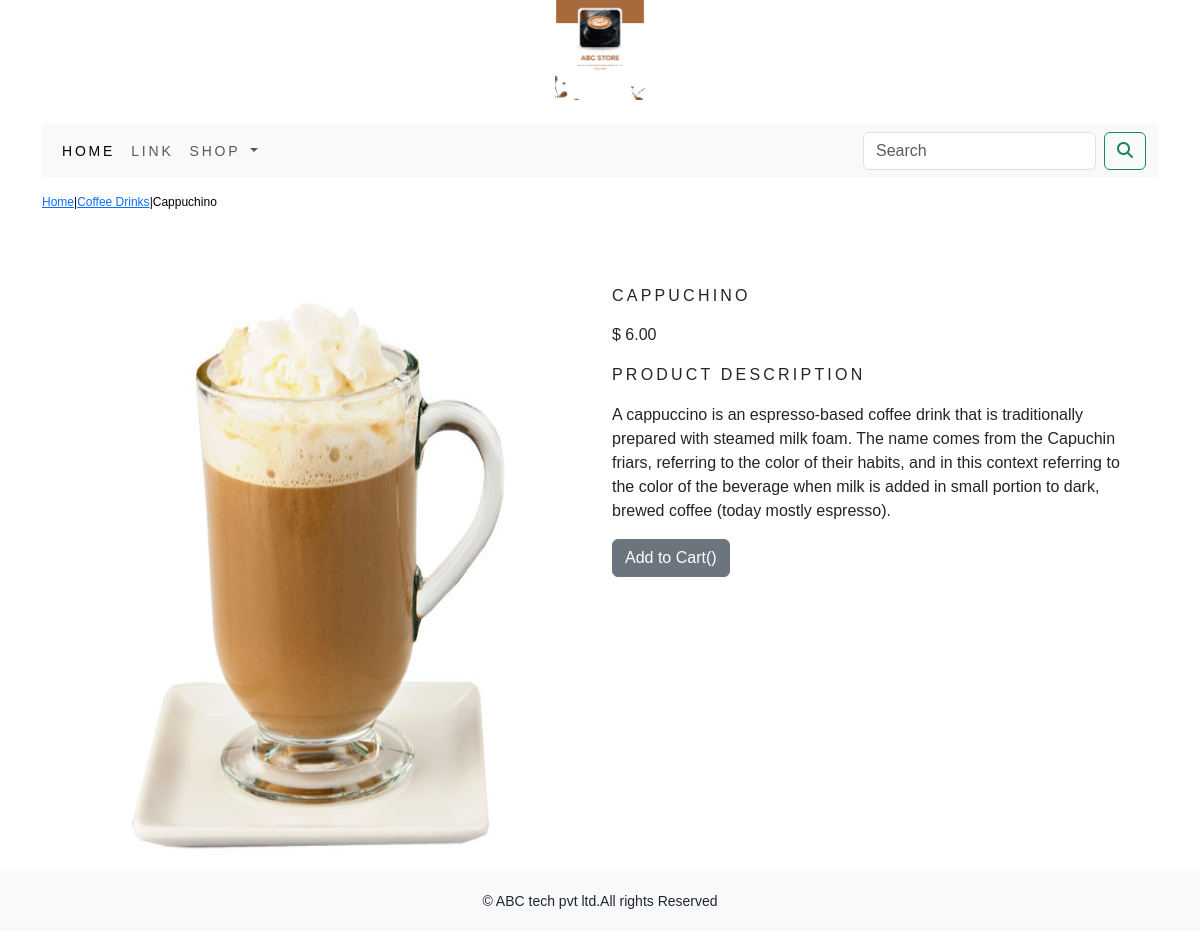
Page /shop/coffee-drinks/cappuchino/ on the committed database.
### shop/models.py (models this page shows, shortened)
class Product(models.Model):
    name=models.CharField(max_length=250,unique=True)
    slug=models.SlugField(max_length=250,unique=True)
    description = models.TextField(blank=True)
    image = models.ImageField(upload_to='product', blank=True)
    price=models.DecimalField(max_digits=10,decimal_places=2)
    category=models.ForeignKey(Category,on_delete=models.CASCADE)
    stock=models.IntegerField()
    available=models.BooleanField(default=True)
    created=models.DateTimeField(auto_now_add=True)
    updated=models.DateTimeField(auto_now=True)
    class Meta:
        ordering = ('name',)
        verbose_name = 'product'
        verbose_name_plural = 'products'

class Category(models.Model):
    name=models.CharField(max_length=250,unique=True)
    slug=models.SlugField(max_length=250,unique=True)
    description=models.TextField(blank=True)
    image=models.ImageField(upload_to='category',blank=True)
    class Meta:
        ordering=('name',)
        verbose_name='category'
        verbose_name_plural='categories'
    def get_url(self):
        return reverse('shop:products_by_category',args=[self.slug])

### shop/views.py (the view)
# urls.py: path('<slug:c_slug>/<slug:product_slug>/',views.ProDetails,name='ProDetails'),
def ProDetails(request,c_slug,product_slug):
    try:
        product=Product.objects.get(category__slug=c_slug,slug=product_slug)
    except Exception as e:
        raise e
    return render(request,'product.html',{'product':product})

### cart/context_processors.py (called while the page is built)
def counter(request):
    item_count=0
    if 'admin' in request.path:
        return {}
    else:
        try:
            cart=Cart.objects.filter(cart_id=_cart_id(request))
            cart_items = CartItem.objects.filter(cart=cart[:1])
            for cart_item in cart_items:
                item_count += cart_item.quantity
        except Cart.DoesNotExist:
            item_count=0
    return dict(item_count=item_count)

### cart/views.py (called while the page is built)
def _cart_id(request):
    cart=request.session.session_key
    if not cart:
        cart=request.session.create()
    return cart

### shop/context_processors.py (called while the page is built)
def menu_links(request):
    links=Category.objects.all()
    return dict(links=links)

### template/product.html (shortened to what this page needs)
{% extends 'base.html' %}
    {% load static %}
        {% block content %}
            <div class="row my_prod_row_class">
                <div class="mx-auto">
                    <p><a href="{% url 'shop:AllProdCat' %}">Home</a>|<a href="{{product.category.get_url}}">{{product.category.name}}</a>|{{product.name}}</p>
                </div>
            </div>
        <div class="container">
            <br>
            <div class="row">
                <div class="col-12 col-sm-12 col-md-12 col-lg-6 text-center">
                    <div style="min-width:18rem;">
                        <img src="{{product.image.url}}" alt="{{product.name}}" width="500px" height="600px">
                    </div>
                </div>
                <div class="col-12 col-sm-12 col-md-12 col-lg-6">
                    <div>
                        <div>
                            <h1 class="my_prod_title">{{product.name}}</h1>
                            <p>$ {{product.price}}</p>
                            <p class="my_title">Product Description</p>
                            <p class="text-justify my_prod_text">{{product.description}}</p>
                            {% if product.stock <= 0 %}
                            <p class="text-justify my_prod_text"><b>Out of Stock</b></p>
                            {% else %}
                            <a class="btn btn-secondary" href="{% url 'cart:add_cart' product.id %}">Add to Cart()</a>
                            {% endif %}
                        </div>
                    </div>
                </div>
            </div>
        </div>
        {% endblock %}

### static/css/custom.css (style rules this page uses)
body { font-family: 'Roboto', sans-serif; }
.my_title { font-size:16px; text-transform:uppercase; letter-spacing: .2em; }
.my_prod_row_class { padding-top:15px; padding-bottom:20px; }
.my_prod_row_class .mx-auto { color:#000; font-size:12px; text-decoration:none; }
.my_prod_title { font-size:16px; text-transform:uppercase; letter-spacing: .2em; padding-top:15px; padding-bottom:10px; }
.my_prod_text { padding-right:20px; }

### rows in the picture
Product: category.name "Coffee Drinks", name "Cappuchino", image (picture), name "CAPPUCHINO", price "6.00", description "A cappuccino is an espresso-based coffee drink that is traditionally prepared with steamed milk foam. The name comes from the Capuchin friars, referring to the color of their habits, and in this context referring to the color of the beverage when milk is added in small portion to dark, brewed coffee (today mostly espresso)."
